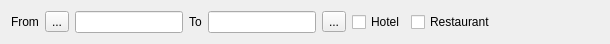
<?xml version="1.0" encoding="UTF-8"?>
<ui version="4.0">
 <class>FCashReport</class>
 <widget class="QWidget" name="FCashReport">
  <property name="geometry">
   <rect>
    <x>0</x>
    <y>0</y>
    <width>610</width>
    <height>42</height>
   </rect>
  </property>
  <property name="windowTitle">
   <string>Form</string>
  </property>
  <layout class="QHBoxLayout" name="horizontalLayout_2">
   <item>
    <layout class="QHBoxLayout" name="horizontalLayout">
     <item>
      <widget class="QLabel" name="label">
       <property name="text">
        <string>From</string>
       </property>
      </widget>
     </item>
     <item>
      <widget class="QToolButton" name="toolButton">
       <property name="focusPolicy">
        <enum>Qt::NoFocus</enum>
       </property>
       <property name="text">
        <string>...</string>
       </property>
       <property name="icon">
        <iconset resource="../Resort/res.qrc">
         <normaloff>:/images/left.png</normaloff>:/images/left.png</iconset>
       </property>
      </widget>
     </item>
     <item>
      <widget class="EDateEdit" name="deFrom"/>
     </item>
     <item>
      <widget class="QLabel" name="label_2">
       <property name="text">
        <string>To</string>
       </property>
      </widget>
     </item>
     <item>
      <widget class="EDateEdit" name="deTo"/>
     </item>
     <item>
      <widget class="QToolButton" name="toolButton_2">
       <property name="focusPolicy">
        <enum>Qt::NoFocus</enum>
       </property>
       <property name="text">
        <string>...</string>
       </property>
       <property name="icon">
        <iconset resource="../Resort/res.qrc">
         <normaloff>:/images/right.png</normaloff>:/images/right.png</iconset>
       </property>
      </widget>
     </item>
     <item>
      <widget class="QCheckBox" name="chHotel">
       <property name="focusPolicy">
        <enum>Qt::ClickFocus</enum>
       </property>
       <property name="text">
        <string>Hotel</string>
       </property>
      </widget>
     </item>
     <item>
      <widget class="QCheckBox" name="chRestaurant">
       <property name="focusPolicy">
        <enum>Qt::ClickFocus</enum>
       </property>
       <property name="text">
        <string>Restaurant</string>
       </property>
      </widget>
     </item>
     <item>
      <spacer name="horizontalSpacer">
       <property name="orientation">
        <enum>Qt::Horizontal</enum>
       </property>
       <property name="sizeHint" stdset="0">
        <size>
         <width>40</width>
         <height>20</height>
        </size>
       </property>
      </spacer>
     </item>
    </layout>
   </item>
  </layout>
 </widget>
 <customwidgets>
  <customwidget>
   <class>EDateEdit</class>
   <extends>QLineEdit</extends>
   <header location="global">edateedit.h</header>
  </customwidget>
 </customwidgets>
 <resources>
  <include location="../Resort/res.qrc"/>
 </resources>
 <connections/>
</ui>
